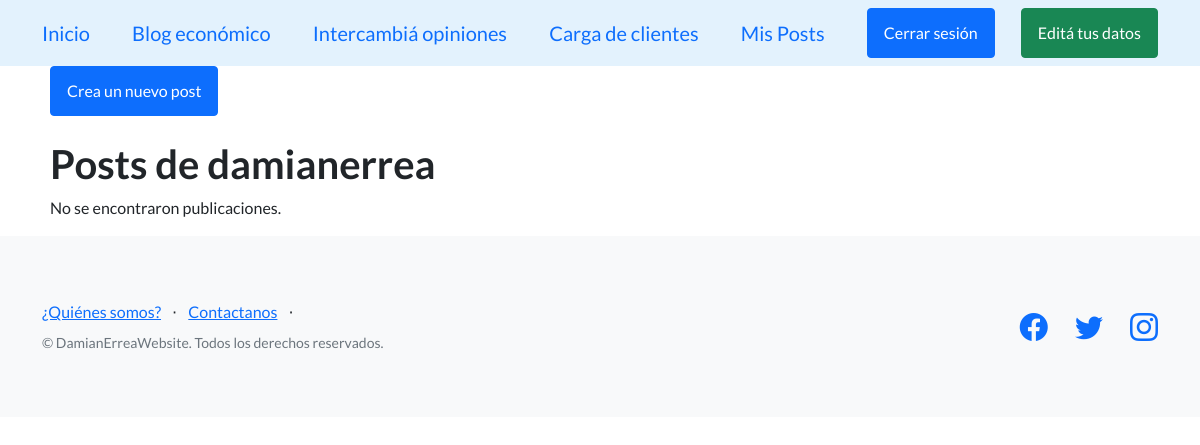
Before: /usuario/ (signed in) with the older database file.
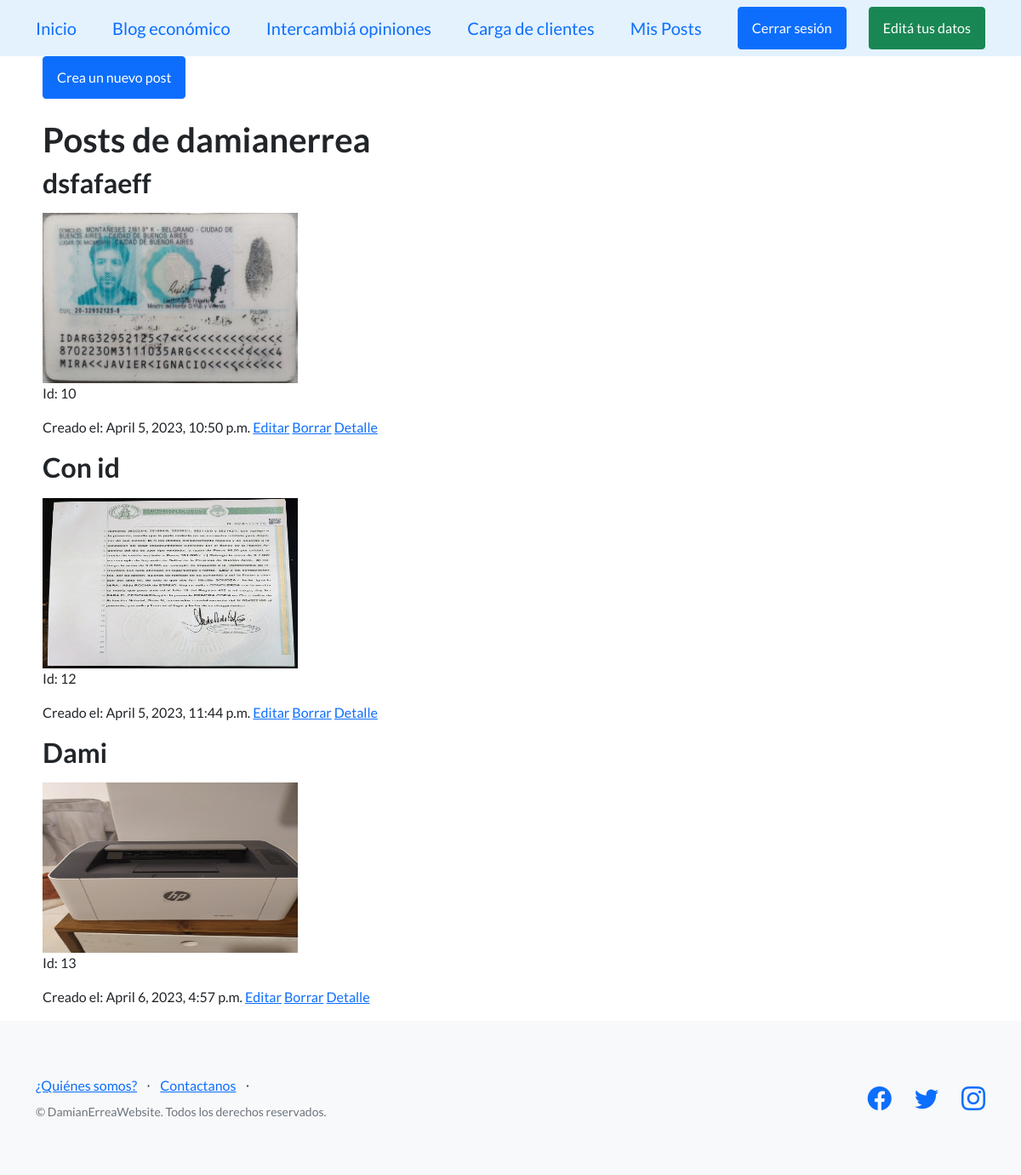
After: the same page with the newer database file.
### AppCoder/models.py (models this page shows, shortened)
class Post(models.Model):
    title = models.CharField(max_length=200)
    resumen=models.TextField(max_length=3000, default='')
    content = models.TextField()
    image = models.ImageField(upload_to='post_images/', blank=True, null=True)
    created_at = models.DateTimeField(auto_now_add=True)
    author = models.ForeignKey(User, on_delete=models.CASCADE)

### AppCoder/views.py (the view)
# urls.py: path('usuario/', user_posts, name='user_posts'),
@login_required
def user_posts(request):
    user = request.user
    posts = Post.objects.filter(author=user)
    return render(request, 'AppCoder/user_posts.html', {'posts': posts})

### AppCoder/templates/AppCoder/user_posts.html (shortened to what this page needs)
{% extends "AppCoder/base.html" %}
{% load static %}
{% block contenido_que_cambia %}
<a href="{% url 'form_post' %}">
  <button class="btn btn-primary" style="margin-left:50px;">
    Crea un nuevo post
  </button>
</a>
<div style="margin-left: 50px;">
<br>
  <h1>Posts de {{ user.username }}</h1>
  {% for post in posts %}
    <div class="post">
      <h2>{{ post.title }}</h2>
      {% if post.image %}
        <img src="{{ post.image.url }}" alt="{{ post.title }}"  width="300" height="200">
      {% endif %}
      <p> Id: {{ post.pk }}</p>
      <p> Creado el: {{post.created_at}}
        <a href="{% url 'Edit_post' post.pk %}">Editar</a>
        <a href="{% url 'Delete_post' post.pk %}">Borrar</a>
        <a href="{% url 'Detalle' post.pk %}">Detalle</a>
    </div>
  {% empty %}
    <p>No se encontraron publicaciones.</p>
  {% endfor %}
</div>
  {% endblock contenido_que_cambia %}

### AppCoder/templates/AppCoder/base.html (shortened to what this page needs)
<!DOCTYPE html>
<html lang="en">
    <head>
        {% load static %}
        <link href="https://cdn.jsdelivr.net/npm/bootstrap-icons@1.5.0/font/bootstrap-icons.css" rel="stylesheet" type="text/css" />
        <link href="{% static 'AppCoder/css/styles.css' %}" rel="stylesheet" />
    </head>
    <body>
        <nav class="navbar" style="background-color: #e3f2fd;">
            <div class="container">
                <a class="navbar-brand" href="{% url 'index' %}">Inicio</a>
                <a class="navbar-brand" href="{% url 'post_list' %}">Blog económico</a>
                <a class="navbar-brand" href="{% url 'mensaje_list' %}">Intercambiá opiniones</a>
                <a class="navbar-brand" href="{% url 'clientes' %}">Carga de clientes</a>
                <a class="navbar-brand" href="{% url 'user_posts'%}">Mis Posts</a></li>
                <a class="btn btn-primary"
                    {% if user.is_authenticated %}
                        <a href="{% url 'Logout' %}">Cerrar sesión</a>
                    {% else %}
                        href="{% url 'Login' %}">Logueate</a>
                    {% endif %}
                    {% if user.is_authenticated %}
                        <a class="btn btn-success"
                        <a href="{% url 'Editar_perfil' %}">Editá tus datos</a>
                    {% else %}
                        </a>
                    {% endif %}
            </div>
        </nav>
        {% block contenido_que_cambia %}
        {% endblock contenido_que_cambia %}
        <footer class="footer bg-light">
            <div class="container">
                <div class="row">
                    <div class="col-lg-6 h-100 text-center text-lg-start my-auto">
                        <ul class="list-inline mb-2">
                            <li class="list-inline-item"><a href="quienes_somos">¿Quiénes somos?</a></li>
                            <li class="list-inline-item">⋅</li>
                            <li class="list-inline-item"><a href="mailto:damianerrea2@hotmail.com">Contactanos</a></li>
                            <li class="list-inline-item">⋅</li>
                        </ul>
                        <p class="text-muted small mb-4 mb-lg-0">&copy; DamianErreaWebsite. Todos los derechos reservados.</p>
                    </div>
                    <div class="col-lg-6 h-100 text-center text-lg-end my-auto">
                        <ul class="list-inline mb-0">
                            <li class="list-inline-item me-4">
                                <a href="https://www.facebook.com/damian.errea/"><i class="bi-facebook fs-3"></i></a>
                            </li>
                            <li class="list-inline-item me-4">
                                <a href="https://twitter.com/damianerrea?lang=es"><i class="bi-twitter fs-3"></i></a>
                            </li>
                            <li class="list-inline-item">
                                <a href="https://instagram.com/damian_errea?igshid=Mzc1MmZhNjY="><i class="bi-instagram fs-3"></i></a>
                            </li>
                        </ul>
                    </div>
                </div>
            </div>
        </footer>
    </body>
</html>

Changed rows visible on the page:
added Post: title "dsfafaeff", image (picture), pk "10", created_at "April 5, 2023, 10:50 p.m."
added Post: title "Con id", image (picture), pk "12", created_at "April 5, 2023, 11:44 p.m."
added Post: title "Dami", image (picture), pk "13", created_at "April 6, 2023, 4:57 p.m."
Other visible differences:
text no longer shown: "No se encontraron publicaciones."
